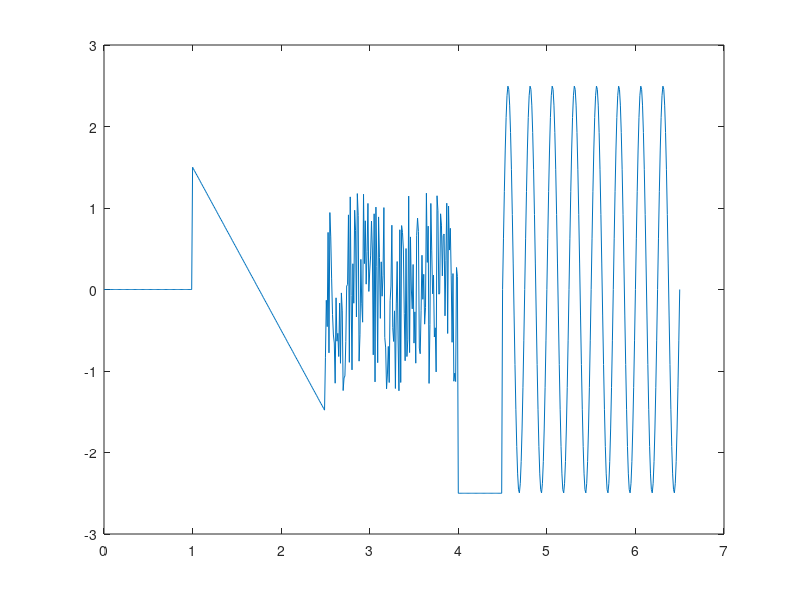

This chart was generated by the following MATLAB code:
function y = lab_darbs_3(t)
if nargin == 0
    t = 0:0.01:6.5;
end
%% Datu filtrācija
% t_sin = 4.5:0.01:6.5;
t_sin_f = (t>=4.5)&(t<=6.5);
t_sin = t(t_sin_f);
% t_zero = 0:0.01:1;
t_zero_f = (t>=0)&(t<1);
t_zero = t(t_zero_f);
% t_const = 4:0.01:4.5;
t_const_f = (t>=4)&(t<4.5);
t_const = t(t_const_f);
% t_saw = 1:0.01:2.5;
t_saw_f = (t>=1)&(t<2.5);
t_saw = t(t_saw_f);
% t_noise = 2.5:0.01:4;
t_noise_f = (t>=2.5)&(t<4);
t_noise = t(t_noise_f);
%% sinusoīda
A0 = 0; A = 2.5;
T = (6.5-4.5)/8; f = 1/T;
delay = 4.5;
y_sin = A0+A*sin(2*pi*f*(t_sin-delay));
% plot(t_sin,y_sin)
% hold on

%% nulles signāls
y_zero = zeros(size(t_zero));
% plot(t_zero,y_zero)

%% konstantes signāls
y_const=zeros(size(t_const))-2.5;
% plot(t_const,y_const)

%% trokšņa signāls
y_noise = 2.5*rand(size(t_noise))-1.25;
% plot(t_noise,y_noise)

%% lineāri mainīgais signāls
k = (1.5+1.5)/(1-2.5);
delay = 1.75;
y_saw = k*(t_saw-delay);
%% Visu signālu apvienošana
t = [t_zero,t_saw,t_noise,t_const,t_sin];
y = [y_zero,y_saw,y_noise,y_const,y_sin];
if nargout == 0
    plot(t,y)
    y = [];
end